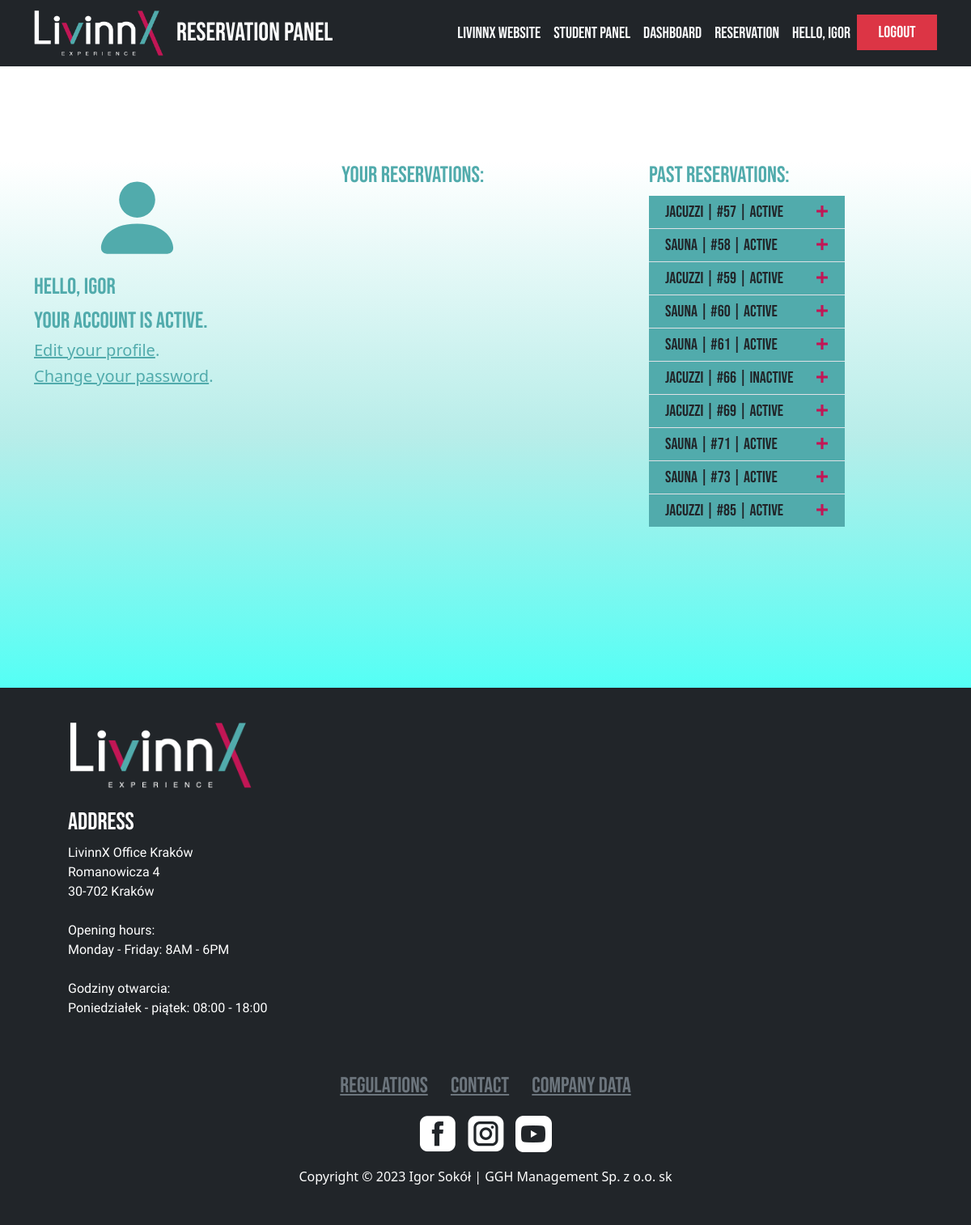
Page /account/profile/ (signed in) on the committed database.
### AmenityBooker/models.py (models this page shows, shortened)
class UserReservation(models.Model):
    user = models.ForeignKey(User,
                             on_delete=models.CASCADE)
    amenity = models.ForeignKey(Amenity,
                                on_delete=models.CASCADE)
    date = models.DateField()
    hours_booked = models.ManyToManyField(Hour)
    active = models.BooleanField(default=True)

class Amenity(models.Model):
    name = models.CharField(max_length=40)
    slug = models.SlugField(max_length=40)
    description = models.CharField(max_length=200)
    regulations = models.TextField()
    opening_hours = models.TextField()
    images = models.ManyToManyField(Images)
    hours = models.ManyToManyField(Hour)
    available = models.BooleanField(default=True)
    additional_info = models.TextField(null=True)
    def __str__(self):
        return f"{self.name}"

### account/views.py (the view)
# urls.py: path('profile/', views.profile, name='user_profile'),
@login_required
def profile(request):
    todays_date = datetime.now().date()
    tomorrows_date = todays_date + timedelta(days=1)
    user_profile = Profile.objects.get(user=request.user)
    user_reservations = UserReservation.objects.filter(user=request.user)
    return render(request,
                  'account/profile.html',
                  {'user_profile': user_profile,
                   'user_reservations': user_reservations,
                   'todays_date': todays_date,
                   'tomorrows_date': tomorrows_date,
                   'section': 'user_profile'})

### AmenityBooker/models.py (called while the page is built)
    def __str__(self):
        return f"{self.start_end_time}"

### templates/account/profile.html (shortened to what this page needs)
{% extends 'base.html' %}
{% load static %}
{% load tz %}
{% block content %}
<section style="background: linear-gradient(#ffffff 0%, rgb(184,237,233) 52%, #54fff5 100%);height: 650px; margin-top: 200px;">
    <div class="container">
        <div class="row">
            <div class="col-md-4"><svg xmlns="http://www.w3.org/2000/svg" width="1em" height="1em" fill="currentColor" viewBox="0 0 16 16" class="bi bi-person-fill" style="font-size: 116px;height: 138px;width: 119px;margin-left: 68px;margin-top: 0px;">
                    <path d="M3 14s-1 0-1-1 1-4 6-4 6 3 6 4-1 1-1 1H3zm5-6a3 3 0 1 0 0-6 3 3 0 0 0 0 6z"></path>
                </svg>
                <h3 style="font-family: 'Bebas Neue', serif;">Hello, {{ user.first_name }}</h3>
                {% if user_profile.active %}
                <h3 style="font-family: 'Bebas Neue', serif;">Your account is active.</h3>
                {% else %}
                <h3 style="font-family: 'Bebas Neue', serif; color: red;">Your account is inactive.</h3>
                {% endif %}
                <h5><a href="{% url 'profile_edit' %}">Edit your profile</a>.</h5>
                <h5><a href="{% url "password_change" %}">Change your password</a>.</h5>
            </div>
            <div class="col-md-4">
                <h3 style="font-family: 'Bebas Neue', serif;">Your reservations:</h3>
            </div>
            <div class="col-md-4">
                <h3 style="font-family: 'Bebas Neue', serif;">Past reservations:</h3>
                <div class="row">
                    <div class="col-md-6 offset-md-3">
                        <div id="faqlist" class="accordion accordion-flush">
                            {% for reservation in user_reservations|slice:":10" %}
                            {% if reservation.date != todays_date and reservation.date != tomorrows_date %}
                            <div class="accordion-item">
                                <h2 class="accordion-header"><button class="btn accordion-button collapsed" type="button" data-bs-toggle="collapse" data-bs-target="#content-accordion-past-{{ forloop.counter }}" style="font-family: 'Bebas Neue'">{{ reservation.amenity }} | #{{ reservation.id }} |
                                {% if reservation.active %}
                                    Active
                                {% else %}
                                    Inactive
                                {% endif %}
                                </button></h2>
                            </div>
                            {% endif %}
                            {% endfor %}
                        </div>
                    </div>
                </div>
            </div>
        </div>
    </div>
</section>
{% endblock content %}

### templates/base.html (shortened to what this page needs)
{% load static %}
<!DOCTYPE html>
<html lang="en">
<head>
    <link rel="stylesheet" href="{% static 'bootstrap/css/bootstrap.min.css' %}">
    <link rel="stylesheet" href="{% static 'css/swiper-icons.css' %}">
    <link rel="stylesheet" href="{% static 'css/aos.min.css' %}">
    <link rel="stylesheet" href="{% static 'css/Login-Form-Basic-icons.css' %}">
    <link rel="stylesheet" href="{% static 'css/Simple-Slider-swiper-bundle.min.css' %}">
    <link rel="stylesheet" href="{% static 'css/Simple-Slider.css' %}">
    <link rel="stylesheet" href="{% static 'css/styles.css' %}">
    <link rel="stylesheet" href="{% static 'css/accordion-faq-list.css' %}">
    <link rel="stylesheet" href="{% static 'css/post_detail_style_photo.css' %}">
    <link rel="stylesheet" href="{% static 'css/Simple-Slider-swiper-bundle.min.css' %}">
</head>
<body style="margin: 0px;color: #51abac;">
    <nav class="navbar navbar-dark navbar-expand-lg fixed-top bg-dark d-xl-flex align-items-xl-end portfolio-navbar gradient" style="color: rgb(0,0,0);background: rgb(0,0,0);border-color: rgb(0,0,0);">
        <div class="container"><a class="navbar-brand logo" href="{% url 'index' %}"><img data-aos="fade" src="{% static 'img/livinn-logo.png' %}" style="width: 10rem;"></a>
            <div class="collapse navbar-collapse" data-aos="fade" data-aos-duration="950" id="navbarNav">
                <h2 style="color: rgb(255,255,255);font-family: 'Bebas Neue', serif; margin-bottom: 0px!important;">Reservation panel</h2>
                <ul class="navbar-nav ms-auto">
                    <li class="nav-item"><a class="nav-link link-light" href="https://livinnxpoland.pl" style="font-family: 'Bebas Neue', serif;font-size: 20px;">LIVINNX WEBSITE</a></li>
                    <li class="nav-item"><a class="nav-link link-light" href="https://livinnx.panelnajemcy.pl/login" style="font-family: 'Bebas Neue', serif;font-size: 20px;">student panel</a></li>
                    {% if request.user.is_authenticated %}
                        {% if section == "dashboard" %}
                        <li class="nav-item"><a class="nav-link link-light" href="{% url 'dashboard' %}" style="font-family: 'Bebas Neue', serif;font-size: 20px;color: #51abac!important;">Dashboard</a></li>
                        {% else %}
                        <li class="nav-item"><a class="nav-link link-light" href="{% url 'dashboard' %}" style="font-family: 'Bebas Neue', serif;font-size: 20px;">Dashboard</a></li>
                        {% endif %}
                        {% if section == "reservation" %}
                        <li class="nav-item"><a class="nav-link link-light" href="{% url 'reservation' %}" style="font-family: 'Bebas Neue', serif;font-size: 20px;color: #51abac!important;">Reservation</a></li>
                        {% else %}
                        <li class="nav-item"><a class="nav-link link-light" href="{% url 'reservation' %}" style="font-family: 'Bebas Neue', serif;font-size: 20px;">Reservation</a></li>
                        {% endif %}
                    <li class="nav-item"><a class="nav-link link-light" href="{% url 'user_profile' %}" style="font-family: 'Bebas Neue', serif;font-size: 20px;">Hello, {{ user.first_name }}</a></li>
                    <li class="nav-item"><a class="nav-link text-center" href="{% url 'logout' %}" style="font-family: 'Bebas Neue', serif;font-size: 20px;color: rgb(255,255,255);background: var(--bs-red);border-color: rgb(194,22,85);width: 99px;margin: 0px;padding: 7px;">LOGOUT</a></li>
                    {% else %}
                    <li class="nav-item"><a class="nav-link text-center" href="{% url 'login' %}" style="font-family: 'Bebas Neue', serif;font-size: 20px;color: rgb(255,255,255);background: var(--bs-red);border-color: rgb(194,22,85);width: 99px;margin: 0px;padding: 7px;">LOGIN</a></li>
                    {% endif %}
                </ul>
            </div>
        </div>
    </nav>
    {% block content %}
    {% endblock content %}
    <footer style="background: #212529;height: 664px;color: rgb(36,40,43);"><img width="225" height="81" src="{% static 'img/livinn-logo.png'%}" style="padding-right: 0px;margin-right: 0px;margin-left: 86px;padding-top: 0px;margin-top: 43px;">
        <h1 style="color: rgb(255,255,255);font-family: 'Bebas Neue', serif;text-align: left;margin-right: 0px;padding-left: 84px;width: 349px;padding-top: 24px;margin-left: 0px;font-size: 30px;">ADDRESS</h1>
        <p style="color: rgb(255,255,255);font-family: 'Averia Libre', serif;font-size: 16px;margin-left: 0px;padding-left: 84px;padding-right: 0px;width: 413px;">LivinnX Office Kraków<br>Romanowicza 4&nbsp;<br>30-702 Kraków<br><br>Opening hours:<br>Monday - Friday: 8AM - 6PM<br><br>Godziny otwarcia:<br>Poniedziałek - piątek: 08:00 - 18:00</p>
        <footer class="text-center">
            <div class="container text-muted py-4 py-lg-5">
                <ul class="list-inline">
                    <li class="list-inline-item me-4"><a class="link-secondary" href="#" style="font-family: 'Bebas Neue', serif;font-size: 27px;">Regulations</a></li>
                    <li class="list-inline-item me-4"><a class="link-secondary" href="#" style="font-size: 27px;font-family: 'Bebas Neue', serif;">Contact</a></li>
                    <li class="list-inline-item"><a class="link-secondary" href="#" style="font-size: 27PX;font-family: 'Bebas Neue', serif;">COMPANY DATA</a></li>
                </ul>
                    <a href="https://www.facebook.com/livinnXkrakow"><img src="{% static 'img/footer-icon-fb.png' %}" width="45" height="45" style="margin-bottom: 18px;margin-right: 10px;"></a>
                    <a href="https://www.instagram.com/livinnxkrakow/"><img src="{% static 'img/footer-icon-in.png' %}" style="margin-bottom: 18px;"></a>
                    <a href="https://www.youtube.com/@livinnxkrakow8115"><img src="{% static 'img/footer-icon-yt.png' %}" style="margin-bottom: 18px;margin-left: 10px;"></a>
                <p class="mb-0" style="color: white;">Copyright © 2023 Igor Sokół | GGH Management Sp. z o.o. sk</p>
            </div>
        </footer>
    </footer>
</body>
</html>

### static/css/styles.css (style rules this page uses)
.nav-link { transition: all 0.1s; }
.btn { font-size: 20px; transition: 0.2s; background-color: #51abac; background: #51abac; height: 40px; border-style: none; font-family: 'Bebas Neue', serif; }

### static/css/accordion-faq-list.css (style rules this page uses)
.accordion-button::after { width: auto; height: auto; content: "+"; font-size: 40px; background-image: none; font-weight: 100; color: #c21655; transform: translateY(-4px); height: 50px; }

### templates/account/profile.html (style rules this page uses)
a, h5 { color: #51ABAC; }

### rows in the picture
UserReservation: amenity "Jacuzzi", id "57", active "Active"
UserReservation: amenity "Sauna", id "58", active "Active"
UserReservation: amenity "Jacuzzi", id "59", active "Active"
UserReservation: amenity "Sauna", id "60", active "Active"
UserReservation: amenity "Sauna", id "61", active "Active"
UserReservation: amenity "Jacuzzi", id "66", active "Inactive"
UserReservation: amenity "Jacuzzi", id "69", active "Active"
UserReservation: amenity "Sauna", id "71", active "Active"
UserReservation: amenity "Sauna", id "73", active "Active"
UserReservation: amenity "Jacuzzi", id "85", active "Active"

### other values in the picture
{{ user.first_name }} "Igor"
